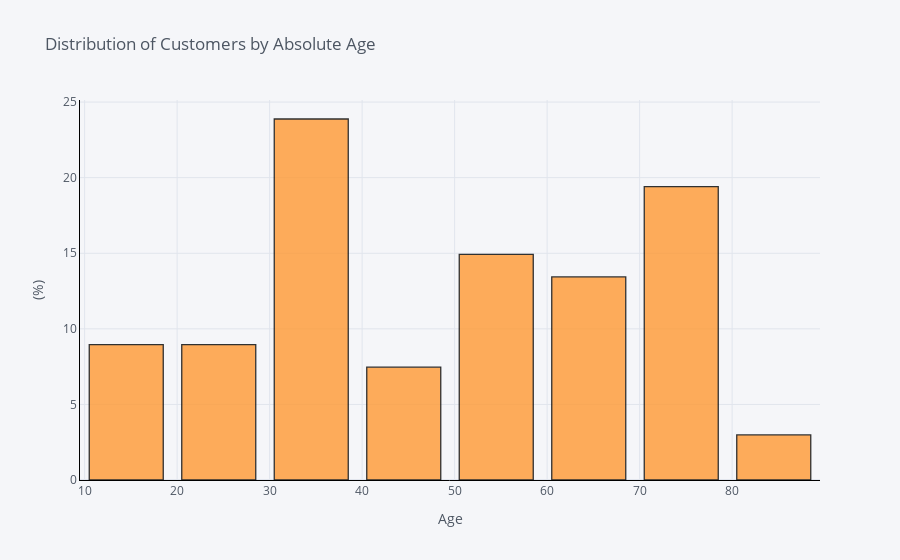

The cell this chart's notebook holds for it:
### Code cell
cust_age['age'].iplot(kind='hist',
                      linecolor='black',
                      bins=10,
                      histnorm='percent',
                      bargap=0.2,
                      opacity=0.8,
                      barmode='group',
                      xTitle='Age',
                      yTitle='(%)',
                      title='Distribution of Customers by Absolute Age')

### Figure 1 — Plotly figure (JSON) as saved in the notebook; plotly's stock layout.template omitted (floating-point values rounded to 4 significant figures)
{"data": [{"histfunc": "count", "histnorm": "percent", "marker": {"color": "rgba(255, 153, 51, 1.0)", "line": {"color": "#000000", "width": 1.3}}, "name": "age", "nbinsx": 10, "opacity": 0.8, "orientation": "v", "type": "histogram", "x": [16, 18, 18, 18, 18, 19, 20, 22, 23, 25, 26, 27, 30, 31, 31, 32, 32, 32, 33, 34, 35, 35, 36, 36, 38, 38, 38, 39, 40, 40, 44, 44, 47, 50, 50, 51, 52, 53, 56, 56, 57, 58, 58, 61, 61, 61, 62, 62, 63, 65, 66, 68, 70, 70, 70, 71, 71, 71, 72, 73, 76, 77, 77, 79, 79, 80, 80]}], "layout": {"bargap": 0.2, "barmode": "group", "legend": {"bgcolor": "#F5F6F9", "font": {"color": "#4D5663"}}, "paper_bgcolor": "#F5F6F9", "plot_bgcolor": "#F5F6F9", "title": {"font": {"color": "#4D5663"}, "text": "Distribution of Customers by Absolute Age"}, "xaxis": {"gridcolor": "#E1E5ED", "linecolor": "black", "showgrid": true, "tickfont": {"color": "#4D5663"}, "title": {"font": {"color": "#4D5663"}, "text": "Age"}, "zerolinecolor": "#E1E5ED"}, "yaxis": {"gridcolor": "#E1E5ED", "linecolor": "black", "showgrid": true, "tickfont": {"color": "#4D5663"}, "title": {"font": {"color": "#4D5663"}, "text": "(%)"}, "zerolinecolor": "#E1E5ED"}}}
